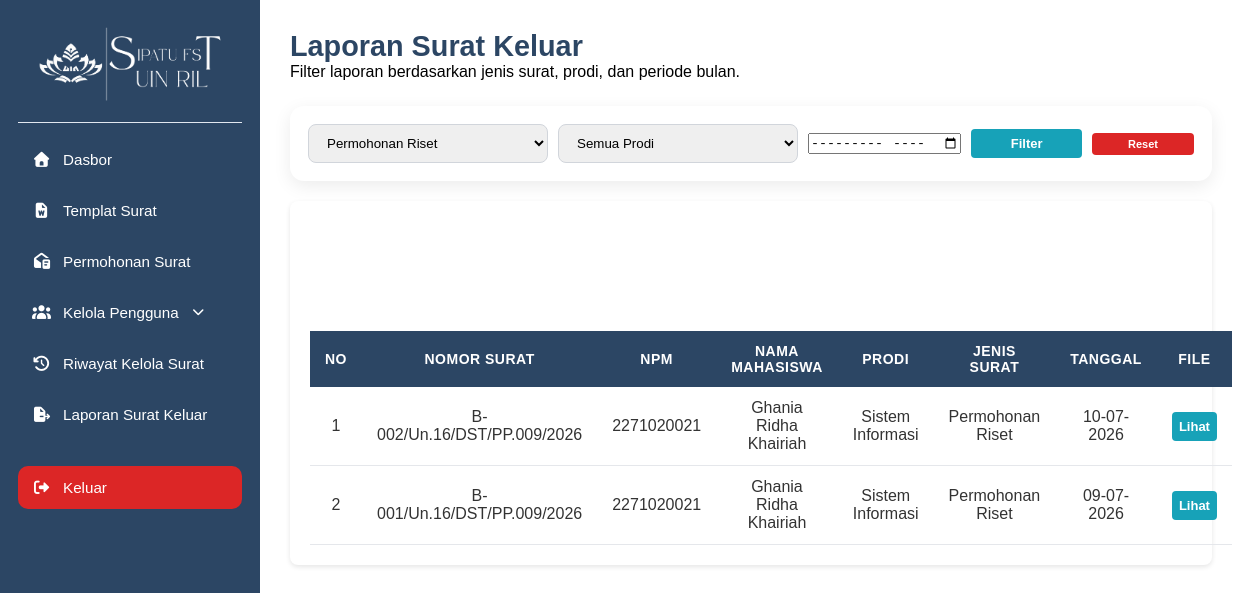
The page /adm_laporan_surat.php?jenis=1 on the database its author committed.
### tables this page shows
CREATE TABLE `surat_pengajuan` (
  `id_surat` int(11) NOT NULL,
  `id_mhs` int(11) NOT NULL,
  `id_jenis` int(11) NOT NULL,
  `nomor_surat` varchar(50) NOT NULL,
  `tanggal_pengajuan` datetime NOT NULL,
  `status_akhir` varchar(50) NOT NULL,
  `file_surat_final` varchar(255) NOT NULL,
  `dokumen_hash` varchar(100) NOT NULL,
  `status_pimpinan` enum('Menunggu','Disetujui','Ditolak') DEFAULT 'Menunggu',
  `status_balasan` varchar(50) DEFAULT 'Tidak Ada',
  `ttd_pimpinan` varchar(255) DEFAULT NULL
);

CREATE TABLE `mahasiswa` (
  `id_mhs` int(11) NOT NULL,
  `npm` varchar(15) NOT NULL,
  `nama_mhs` varchar(100) NOT NULL,
  `password` varchar(255) NOT NULL,
  `email` varchar(100) NOT NULL,
  `id_prodi` int(11) DEFAULT NULL,
  `status` tinyint(1) DEFAULT 0,
  `id_pa` int(11) DEFAULT NULL,
  `id_pb1` int(11) DEFAULT NULL,
  `id_pb2` int(11) DEFAULT NULL
);

CREATE TABLE `prodi` (
  `id_prodi` int(11) NOT NULL,
  `nama_prodi` varchar(100) NOT NULL
);

CREATE TABLE `jenis_surat` (
  `id_jenis` int(11) NOT NULL,
  `nama_surat` varchar(100) NOT NULL,
  `kode_surat` varchar(20) NOT NULL,
  `deskripsi` text DEFAULT NULL,
  `file_template` varchar(255) DEFAULT NULL,
  `status` tinyint(1) DEFAULT 1,
  `isi_template` longtext DEFAULT NULL
);

### adm_laporan_surat.php (the view, shortened to what this page needs)
<?php
include "koneksi.php";
$jenis = $_GET['jenis'] ?? '';
$periode = $_GET['periode'] ?? '';
$where = "WHERE sp.status_akhir = 'Selesai'";
if ($jenis != '') {
    $jenisAman = mysqli_real_escape_string($koneksi, $jenis);
    $where .= " AND sp.id_jenis = '$jenisAman'";
}
$jenisSurat = mysqli_query($koneksi, "
    SELECT * FROM jenis_surat
    ORDER BY nama_surat ASC
");
$query = mysqli_query($koneksi, "
    SELECT
        sp.id_surat,
        sp.nomor_surat,
        sp.tanggal_pengajuan,
        sp.status_akhir,
        sp.file_surat_final,
        m.npm,
        m.nama_mhs,
        p.nama_prodi,
        js.nama_surat
    FROM surat_pengajuan sp
    JOIN mahasiswa m ON sp.id_mhs = m.id_mhs
    JOIN prodi p ON m.id_prodi = p.id_prodi
    JOIN jenis_surat js ON sp.id_jenis = js.id_jenis
    $where
    ORDER BY sp.tanggal_pengajuan DESC
");
?>
<!DOCTYPE html>
<html lang="id">
<head>
    <link rel="stylesheet" href="adm.css">
    <link rel="stylesheet" href="https://cdnjs.cloudflare.com/ajax/libs/font-awesome/7.0.1/css/all.min.css">
</head>
<body>
    <div class="admin-wrapper">
        <?php include "adm_sidebar.php"; ?>
        <main class="main-content">
            <div class="page-title">
                <h1>Laporan Surat Keluar</h1>
                <p>Filter laporan berdasarkan jenis surat, prodi, dan periode bulan.</p>
            </div>
            <div class="filter-container">
                <form method="GET">
                    <select name="jenis">
                        <?php while ($j = mysqli_fetch_assoc($jenisSurat)) { ?>
                            <option value="<?= $j['id_jenis']; ?>" <?= $jenis == $j['id_jenis'] ? 'selected' : ''; ?>>
                                <?= htmlspecialchars($j['nama_surat']); ?>
                            </option>
                        <?php } ?>
                    </select>
                    <select name="prodi">
                        <option value="">Semua Prodi</option>
                    </select>
                    <input type="month" name="periode" value="<?= htmlspecialchars($periode); ?>">
                    <button type="submit" class="btn btn-detail">
                        Filter
                    </button>
                    <a href="adm_laporan_surat.php" class="btn btn-delete">
                        Reset
                    </a>
                </form>
            </div>
            <div class="table-card">
                <table>
                    <thead>
                        <tr>
                            <th>No</th>
                            <th>Nomor Surat</th>
                            <th>NPM</th>
                            <th>Nama Mahasiswa</th>
                            <th>Prodi</th>
                            <th>Jenis Surat</th>
                            <th>Tanggal</th>
                            <th>File</th>
                        </tr>
                    </thead>
                    <tbody>
                        <?php if ($query && mysqli_num_rows($query) > 0) { ?>
                            <?php $no = 1;
                            while ($row = mysqli_fetch_assoc($query)) { ?>
                                <tr>
                                    <td><?= $no++; ?></td>
                                    <td><?= htmlspecialchars($row['nomor_surat']); ?></td>
                                    <td><?= htmlspecialchars($row['npm']); ?></td>
                                    <td><?= htmlspecialchars($row['nama_mhs']); ?></td>
                                    <td><?= htmlspecialchars($row['nama_prodi']); ?></td>
                                    <td><?= htmlspecialchars($row['nama_surat']); ?></td>
                                    <td><?= date('d-m-Y', strtotime($row['tanggal_pengajuan'])); ?></td>
                                    <td>
                                        <?php if (!empty($row['file_surat_final'])) { ?>
                                            <a href="uploads/surat_final/<?= htmlspecialchars($row['file_surat_final']); ?>" target="_blank" class="btn btn-detail">
                                                Lihat
                                            </a>
                                        <?php } else { ?>
                                            -
                                        <?php } ?>
                                    </td>
                                </tr>
                            <?php } ?>
                        <?php } ?>
                    </tbody>
                </table>
            </div>
        </main>
    </div>
</body>
</html>

### adm.css (style rules this page uses)
* { margin: 0; padding: 0; box-sizing: border-box; }
body { font-family: "Montserrat", sans-serif; min-height: 100vh; }
.main-content { margin-left: 260px; padding: 30px; width: calc(100% - 260px); }
.page-title { margin-bottom: 25px; }
.page-title h1 { font-size: 1.8rem; color: #2c4664; }
table { width: 100%; border-collapse: collapse; }
table th { background: #2c4664; color: white; padding: 12px; text-align: left; }
table td { padding: 12px; border-bottom: 1px solid #e5e7eb; }
.btn { padding: 8px 12px; border-radius: 8px; text-decoration: none; color: white; font-size: 0.85rem; }
.btn-delete { background: #dc2626; }
.btn-detail { background: #f59e0b; }
.table-card { background: white; padding: 20px; border-radius: 8px; padding-top: 120px; box-shadow: 0 2px 5px rgba(0, 0, 0, 0.1); }
.filter-container { background: #fff; padding: 18px; border-radius: 14px; margin-bottom: 20px; box-shadow: 0 5px 18px rgba(0, 0, 0, 0.08); }
.filter-container form { display: flex; gap: 10px; align-items: center; }
.filter-container select { padding: 10px 14px; border: 1px solid #d1d5db; border-radius: 8px; min-width: 240px; font-family: inherit; }
.btn { width: 100%; padding: 5px 2px; font-size: 11px; border: none; border-radius: 4px; cursor: pointer; color: white; font-weight: 600; text-align: center; }
table { width: 100%; border-collapse: collapse; margin-top: 10px; }
table thead th { background-color: #2c4664; color: white; padding: 12px 15px; text-align: center; font-size: 14px; text-transform: uppercase; letter-spacing: 0.5px; }
table tbody tr { border-bottom: 1px solid #eee; transition: background 0.3s; }
table tbody td { padding: 12px 15px; text-align: center; color: #333; }
.btn-detail { padding: 7px; font-size: small; background-color: #17a2b8; color: white; }

### rows shown on the page
surat_pengajuan: nomor_surat "B-002/Un.16/DST/PP.009/2026", id_mhs.npm "2271020021", id_mhs.nama_mhs "Ghania Ridha Khairiah", prodi.nama_prodi "Sistem Informasi", id_jenis.nama_surat "Permohonan Riset", tanggal_pengajuan "10-07-2026"
surat_pengajuan: nomor_surat "B-001/Un.16/DST/PP.009/2026", id_mhs.npm "2271020021", id_mhs.nama_mhs "Ghania Ridha Khairiah", prodi.nama_prodi "Sistem Informasi", id_jenis.nama_surat "Permohonan Riset", tanggal_pengajuan "09-07-2026"

### other values the page prints
form field jenis "Permohonan Riset"
